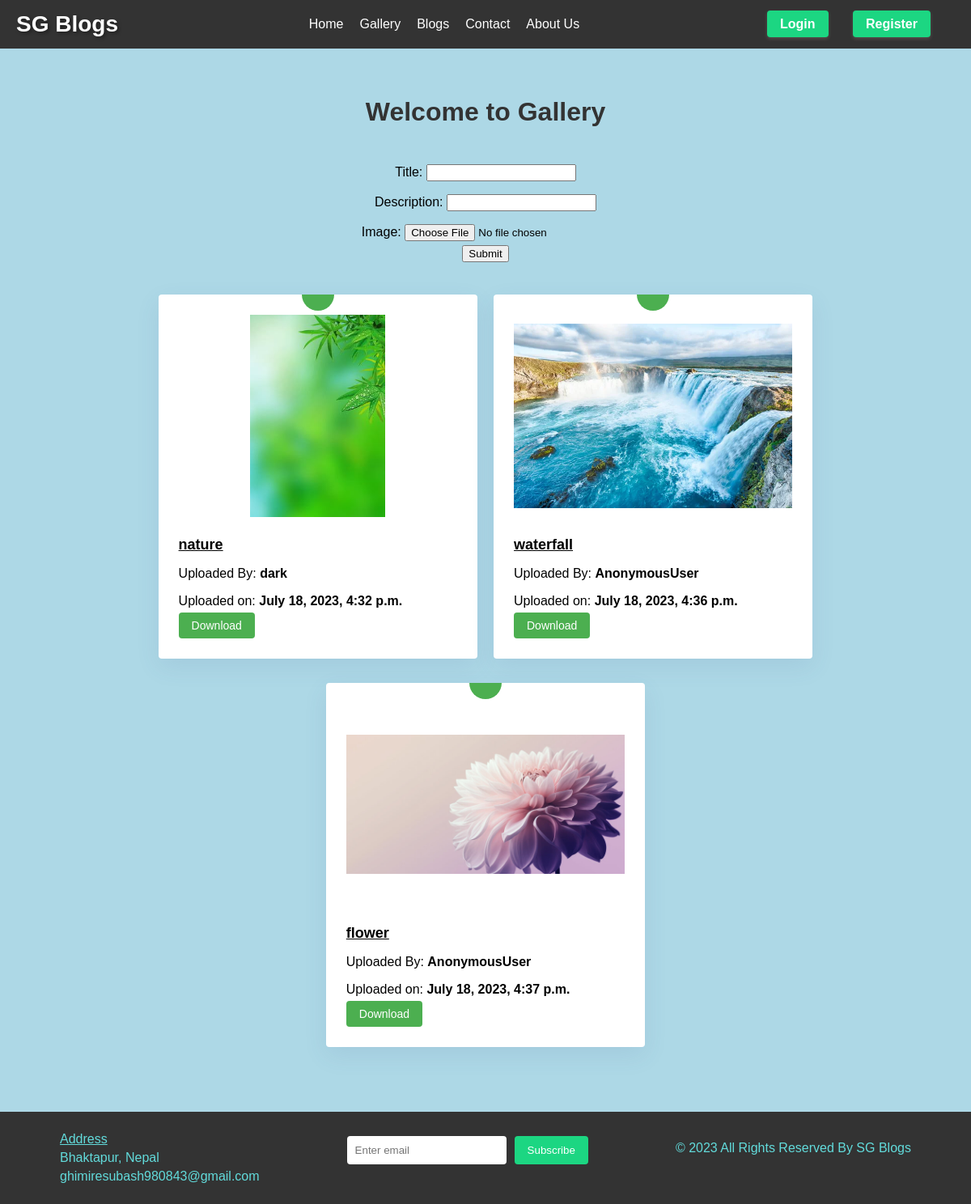
Page /gallery/ on the committed database.
### pp/models.py (models this page shows)
class GalleryModel(models.Model):
    image = models.ImageField(upload_to='gallery')
    uploaded_date = models.DateTimeField(auto_now_add=True)
    owner = models.CharField(max_length=50, null=True)
    title = models.CharField(max_length=50, blank=True)
    description = models.CharField(max_length=300, null=True, blank=True)
    link = models.URLField(null=True, blank=True)

### pp/views.py (the view)
# urls.py: path('gallery/', views.gallery_page, name='gallery'),
def gallery_page(request):
    if request.method == 'POST':
        form = GalleryForm(request.POST, request.FILES)
        if form.is_valid():
            instance = form.save(commit=False)
            file_name = form.cleaned_data.get('image')
            instance.link = file_link(file_name)
            instance.owner = request.user
            instance.save()
            return redirect('gallery')
        else:
            print(form.errors)  # Debug output for form validation errors
    else:
        form = GalleryForm()
    posts = GalleryModel.objects.all()
    context = {'form': form, 'posts': posts}
    return render(request, 'gallery.html', context)

### pp/forms.py
class GalleryForm(forms.ModelForm):
    class Meta:
        model = GalleryModel
        fields = ['title', 'description', 'image']

### templates/gallery.html (shortened to what this page needs)
{% extends 'header.html' %}
{% block body %}
{% load static %}
<section id="services" class="services">
  <div class="container">
    <div class="section-title">
      <h2>Welcome to Gallery</h2>
    </div>
    <div class="details-container">
      <form action="" method="post" enctype="multipart/form-data">
        {{ form.as_p }}
        <button type="submit" class="btn btn-primary">Submit</button>
      </form>
    </div>
    <div class="row">
      {% for post in posts %}
      <div class="col-lg-4 col-md-6 icon-box" data-aos="fade-up">
        <div class="image-wrapper">
          <img src="{{ post.image.url }}" class="img-fluid" alt="no-image" onclick="openFullscreen(this)">
        </div>
        <div class="icon"></div>
        <h4 class="title">{{ post.title }}</h4>
        <p>Uploaded By: <b>{{ post.owner }}</b></p>
        <p>Uploaded on: <b>{{ post.uploaded_date }}</b></p>
        <a href="{{ post.image.url }}" class="btn btn-primary" download>Download</a>
      </div>
      {% endfor %}
    </div>
  </div>
</section>
{% endblock body %}

### templates/header.html (style rules this page uses)
body { margin: 0; padding: 0; font-family: Arial, sans-serif; background-color: #f1f1f1; }
h2 { display: inline; }

### templates/gallery.html (style rules this page uses)
h4 { text-decoration: underline; }
body { background-color: lightblue; margin: 0; padding: 0; }
.services { padding: 60px 0; }
.section-title { text-align: center; padding-bottom: 30px; }
.section-title h2 { font-size: 32px; font-weight: bold; margin-bottom: 20px; color: #333333; }
.details-container { margin-bottom: 30px; text-align: center; }
.row { display: flex; flex-wrap: wrap; justify-content: center; margin: 0 -15px; }
.col-lg-4 { flex: 0 0 33.3333333333%; max-width: 28%; padding: 0 15px; margin: 10px; }
.icon-box { background-color: #ffffff; padding: 25px; border-radius: 4px; margin-bottom: 20px; position: relative; overflow: hidden; box-shadow: 0 10px 29px 0 rgba(68, 88, 144, 0.1); transition: all 0.3s ease-in-out; }
.image-wrapper { text-align: center; margin-bottom: 10px; height: 250px; display: flex; justify-content: center; align-items: center; cursor: pointer; overflow: hidden; }
.image-wrapper img { max-width: 100%; max-height: 100%; object-fit: contain; transition: transform 0.3s ease-in-out; }
.icon { position: absolute; top: -20px; left: 50%; transform: translateX(-50%); background-color: #4caf50; width: 40px; height: 40px; line-height: 40px; border-radius: 50%; text-align: center; transition: all 0.3s ease-in-out; }
.title { font-size: 18px; font-weight: 600; margin-bottom: 10px; }
h6, p { margin-bottom: 5px; }
a.btn { display: inline-block; background-color: #4caf50; color: #ffffff; padding: 8px 16px; border-radius: 4px; font-size: 14px; text-decoration: none; transition: all 0.3s ease-in-out; }

### rows in the picture
GalleryModel: image (picture), title "nature", owner "dark", uploaded_date "July 18, 2023, 4:32 p.m."
GalleryModel: image (picture), title "waterfall", owner "AnonymousUser", uploaded_date "July 18, 2023, 4:36 p.m."
GalleryModel: image (picture), title "flower", owner "AnonymousUser", uploaded_date "July 18, 2023, 4:37 p.m."
